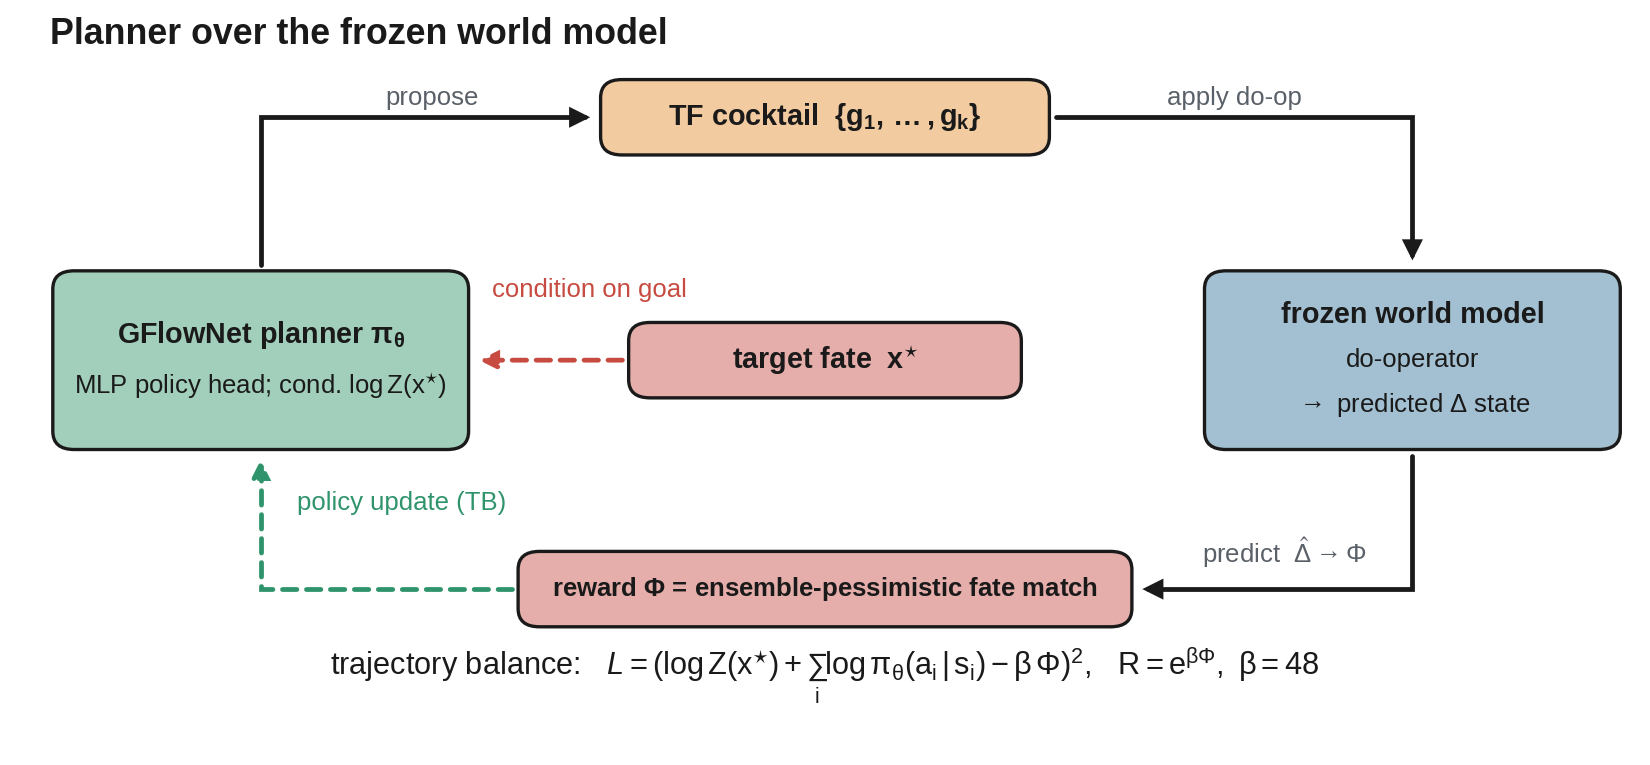

Write Python code to recreate this figure.
"""Fig 5 - Planner ARCHITECTURE over the frozen world model (vector PDF).

A  goal-conditioned trajectory-balance GFlowNet loop:
     target fate x*  ->  planner pi_theta  ->  TF cocktail  ->  frozen WM do-op
     ->  reward R  ->  TB gradient back to the planner.
B  the GRN-latent slot head: GRN latents enter the action logits as a *gated
   residual* on the MLP base, so the graph can only add signal, never replace it.

     l_cand = W_head feat + beta [ (I + A^T + (A^T)^2) W_f feat ] W_dec^T
     beta learnable (init 0.5);  A^T frozen (row-normalised + self-loops), 357x357
     V = 280 TFs + STOP                                     set_policy.py:77-88

Drawing conventions (shared kit in paperstyle: rbox / arrow / dashpanel)
-----------------------------------------------------------------------
* Role is carried by the FILL; every node takes the same dark hairline edge.
* Connectors are orthogonal L-shapes with rounded corners, so panel A reads as
  a circuit rather than a bundle of free-hand arcs.  Panel A is laid out as a
  literal rectangular loop with the goal parked in its centre - the one place
  no connector passes through.
* Drawn in ONE full-bleed axes with x, y in [0, 1] (ps.canvas): no axes
  boundary can clip an element and no layout engine can move one.  Type never
  drops below ps.MIN_PT; ps.save() audits collisions and overflow before write.

Run:  cd paperv3/figures && python fig5.py
"""
import matplotlib.pyplot as plt
from matplotlib.patches import Ellipse
import paperstyle as ps

FIGW, FIGH = ps.TEXTWIDTH_IN, 2.55
ASP = FIGW / FIGH
fig, ax = ps.canvas(FIGW, FIGH)

INK, SOFT = ps.INK, ps.INK_SOFT
FS_T, FS_N, FS_S, FS_EQ = 8.6, 6.9, 6.2, 7.4
GOAL = ps.VERMILION


def box(cx, cy, w, h, fill, title=None, lines=(), fs=FS_N, fsb=FS_S, gap=0.030):
    b = ps.rbox(ax, cx, cy, w, h, fill=fill, r=0.013)
    ps.nodetext(ax, cx, cy, title, lines, fs_title=fs, fs_body=fsb, gap=gap)
    return b


# =========================================================== PANEL A
ax.text(0.030, 0.988, "Planner over the frozen world model", fontsize=FS_T,
        weight="bold", ha="left", va="top", color=INK)

# --- the four stations of the loop, on a rectangle -------------------------
plan = box(0.158, 0.742, 0.252, 0.128, "policy",
           r"GFlowNet planner $\pi_\theta$", ("MLP policy head; cond. $\log Z(x^{\star})$",),
           gap=0.036)
cock = box(0.500, 0.916, 0.272, 0.054, "input",
           r"TF cocktail  $\{g_1,\dots,g_k\}$")
wm = box(0.856, 0.742, 0.252, 0.128, "model",
         "frozen world model",
         ("do-operator", r"$\to$ predicted $\Delta$ state"), gap=0.032)
rew = box(0.500, 0.578, 0.372, 0.054, "goal",
          r"reward $\Phi$ = ensemble-pessimistic fate match", fs=FS_S)

# --- the goal sits in the dead centre of the loop --------------------------
tgt = box(0.500, 0.742, 0.238, 0.054, "goal", r"target fate  $x^{\star}$")
ps.arrow(ax, tgt["left"], plan["right"], color=GOAL, ls=(0, (3, 2)), lw=1.15)
ps.edgelabel(ax, 0.298, 0.792, "condition on goal", color=GOAL, ha="left")

# --- clockwise circuit: every hop is a single rounded elbow ----------------
ps.arrow(ax, plan["top"], cock["left"], bend="vh")
ps.edgelabel(ax, 0.262, 0.930, "propose")

ps.arrow(ax, cock["right"], wm["top"], bend="hv")
ps.edgelabel(ax, 0.748, 0.930, "apply do-op")

ps.arrow(ax, wm["bot"], rew["right"], bend="vh")
ps.edgelabel(ax, 0.778, 0.604, "predict  " + r"$\hat{\Delta}\to \Phi$")

ps.arrow(ax, rew["left"], plan["bot"], bend="hv", color=ps.GREEN,
         ls=(0, (3, 2)))
ps.edgelabel(ax, 0.180, 0.640, "policy update (TB)", color=ps.GREEN, ha="left")

# --- the objective the loop is trained under -------------------------------
ax.text(0.500, 0.516,
        r"trajectory balance:   $\mathcal{L}=(\log Z(x^{\star})"
        r"+\sum_i\log\pi_\theta(a_i\,|\,s_i)-\beta\,\Phi)^{2}$,   "
        r"$R=e^{\beta\Phi},\ \beta=48$",
        ha="center", va="center", fontsize=FS_EQ, color=INK)

ax.set_ylim(0.452, 1.0)   # single panel: crop to the planner loop

ps.save(fig, "fig5")
print("wrote fig5.pdf / .png")
